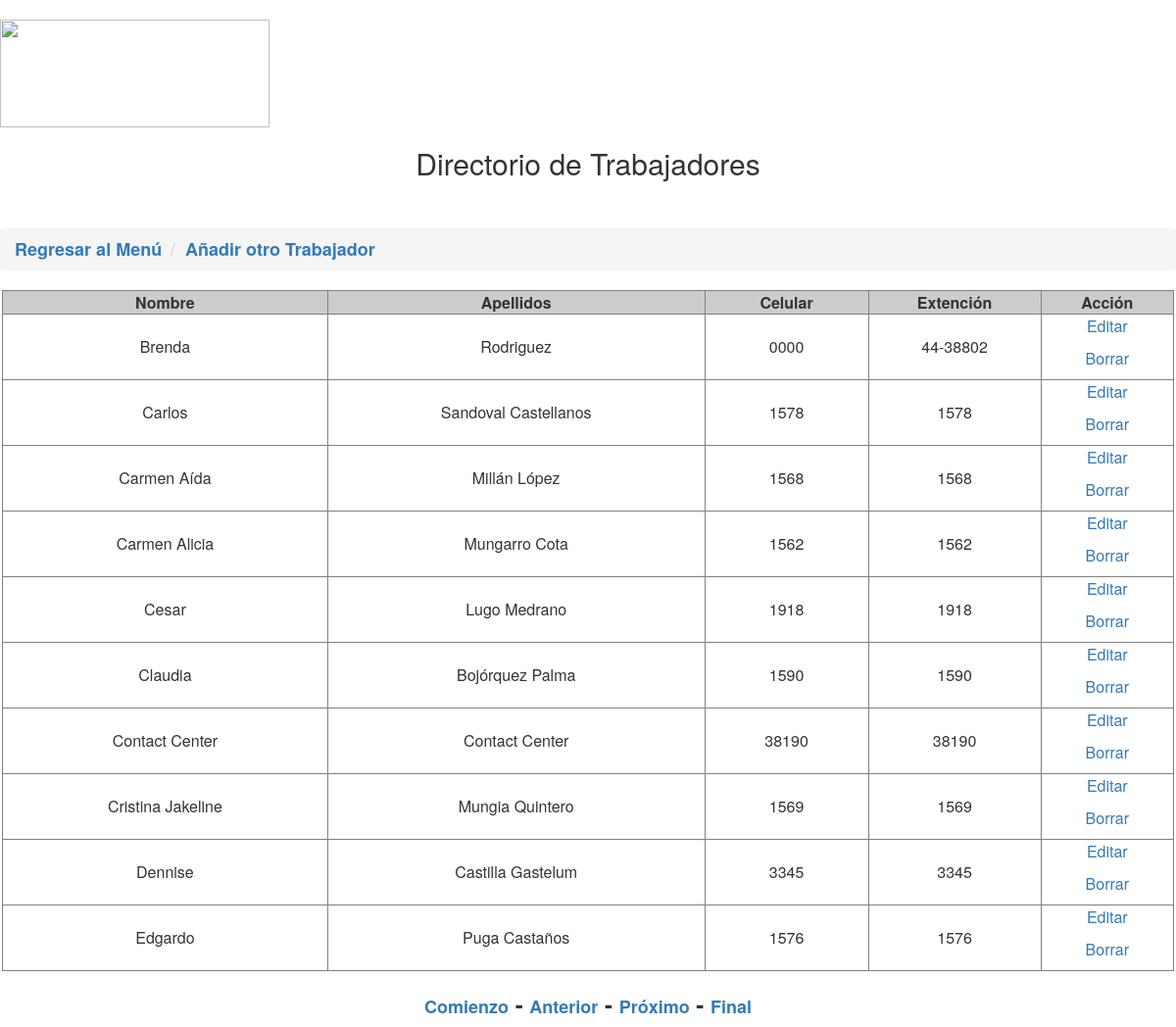
Page /listadotrabajadores.php?pageNum_RsTrabajadores=1&totalRows_RsTrabajadores=84 on the committed database.
### tables this page shows
CREATE TABLE IF NOT EXISTS `trabajadores` (
  `id_usuario` int(100) NOT NULL,
  `nombre` text NOT NULL,
  `apellidos` text NOT NULL,
  `cel` varchar(100) DEFAULT NULL,
  `extencion` varchar(100) NOT NULL,
  `puesto` text,
  `dependencia` text
);

### listadotrabajadores.php (the view, shortened to what this page needs)
<?php require_once('Connections/base.php'); ?>
<?php
$currentPage = $_SERVER["PHP_SELF"];
$maxRows_RsTrabajadores = 10;
$pageNum_RsTrabajadores = 0;
if (isset($_GET['pageNum_RsTrabajadores'])) {
  $pageNum_RsTrabajadores = $_GET['pageNum_RsTrabajadores'];
}
$startRow_RsTrabajadores = $pageNum_RsTrabajadores * $maxRows_RsTrabajadores;
$query_RsTrabajadores = "SELECT * FROM trabajadores ORDER BY Nombre ASC";
$query_limit_RsTrabajadores = sprintf("%s LIMIT %d, %d", $query_RsTrabajadores, $startRow_RsTrabajadores, $maxRows_RsTrabajadores);
$RsTrabajadores = mysql_query($query_limit_RsTrabajadores, $base) or die(mysql_error());
$row_RsTrabajadores = mysql_fetch_assoc($RsTrabajadores);
if (isset($_GET['totalRows_RsTrabajadores'])) {
  $totalRows_RsTrabajadores = $_GET['totalRows_RsTrabajadores'];
} else {
  $all_RsTrabajadores = mysql_query($query_RsTrabajadores);
  $totalRows_RsTrabajadores = mysql_num_rows($all_RsTrabajadores);
}
$totalPages_RsTrabajadores = ceil($totalRows_RsTrabajadores/$maxRows_RsTrabajadores)-1;
$queryString_RsTrabajadores = "";
$queryString_RsTrabajadores = sprintf("&totalRows_RsTrabajadores=%d%s", $totalRows_RsTrabajadores, $queryString_RsTrabajadores);
?>
<link rel="stylesheet" href="https://maxcdn.bootstrapcdn.com/bootstrap/3.3.7/css/bootstrap.min.css">
<link rel="stylesheet" href="https://maxcdn.bootstrapcdn.com/bootstrap/3.3.7/css/bootstrap-theme.min.css">
<h1 align="left"><img src="img/innovacion.jpg" width="275" height="110" /></h1>
<h2 align="center">Directorio de Trabajadores</h2>
<ol class="breadcrumb">
  <li class="Estilo1"><a href="menu.html" class="Estilo2">Regresar al Menú</a></li>
 <li class="Estilo2"><a href="creartrabajadores.php"><strong>Añadir otro Trabajador</strong></a></li>
</ol>
<table width="1196" border="1" align="center" cellspacing="0"">
  <tr bgcolor="#CCCCCC">
    <td width="326" bgcolor="#CCCCCC"><div align="center"><strong>Nombre</strong></div></td>
    <td width="378" bgcolor="#CCCCCC"><div align="center"><strong>Apellidos</strong></div></td>
    <td width="164" bgcolor="#CCCCCC"><div align="center"><strong>Celular</strong></div></td>
    <td width="173" bgcolor="#CCCCCC"><div align="center"><strong>Extenci&oacute;n</strong></div></td>
    <td width="133" bgcolor="#CCCCCC"><div align="center"><strong>Acci&oacute;n</strong></div></td>
  </tr>
     <?php do { ?>
	<tr>
      <td><div align="center"><?php echo $row_RsTrabajadores['nombre']; ?></div></td>
      <td><div align="center"><?php echo $row_RsTrabajadores['apellidos']; ?></div></td>
      <td><div align="center"><?php echo $row_RsTrabajadores['cel']; ?></div></td>
      <td><div align="center"><?php echo $row_RsTrabajadores['extencion']; ?></div></td>
      <td><p align="center"><a href="Editartrabajadores.php?recordID=<?php echo $row_RsTrabajadores['id_usuario']; ?>">Editar</a></p>
      <p align="center"><a href="Borrartrab.php?recordID=<?php echo $row_RsTrabajadores['id_usuario']; ?>">Borrar</a></p></td>
  </tr>
  <?php } while ($row_RsTrabajadores = mysql_fetch_assoc($RsTrabajadores)); ?>
</table>
<h3 align="center">
  <strong><a href="<?php printf("%s?pageNum_RsTrabajadores=%d%s", $currentPage, 0, $queryString_RsTrabajadores); ?>" class="Estilo2">Comienzo</a> - <a href="<?php printf("%s?pageNum_RsTrabajadores=%d%s", $currentPage, max(0, $pageNum_RsTrabajadores - 1), $queryString_RsTrabajadores); ?>" class="Estilo2">Anterior</a> - <a href="<?php printf("%s?pageNum_RsTrabajadores=%d%s", $currentPage, min($totalPages_RsTrabajadores, $pageNum_RsTrabajadores + 1), $queryString_RsTrabajadores); ?>" class="Estilo2">Próximo</a> - <a href="<?php printf("%s?pageNum_RsTrabajadores=%d%s", $currentPage, $totalPages_RsTrabajadores, $queryString_RsTrabajadores); ?>" class="Estilo2">Final</a></strong></h3>

### listadotrabajadores.php (style rules this page uses)
.Estilo2 { font-size: 18px }

### rows in the picture
trabajadores: nombre "Brenda", apellidos "Rodriguez", cel "0000", extencion "44-38802"
trabajadores: nombre "Carlos", apellidos "Sandoval Castellanos", cel "1578", extencion "1578"
trabajadores: nombre "Carmen Aída", apellidos "Millán López", cel "1568", extencion "1568"
trabajadores: nombre "Carmen Alicia", apellidos "Mungarro Cota", cel "1562", extencion "1562"
trabajadores: nombre "Cesar", apellidos "Lugo Medrano", cel "1918", extencion "1918"
trabajadores: nombre "Claudia", apellidos "Bojórquez Palma", cel "1590", extencion "1590"
trabajadores: nombre "Contact Center", apellidos "Contact Center", cel "38190", extencion "38190"
trabajadores: nombre "Cristina Jakeline", apellidos "Mungia Quintero", cel "1569", extencion "1569"
trabajadores: nombre "Dennise", apellidos "Castilla Gastelum", cel "3345", extencion "3345"
trabajadores: nombre "Edgardo", apellidos "Puga Castaños", cel "1576", extencion "1576"
